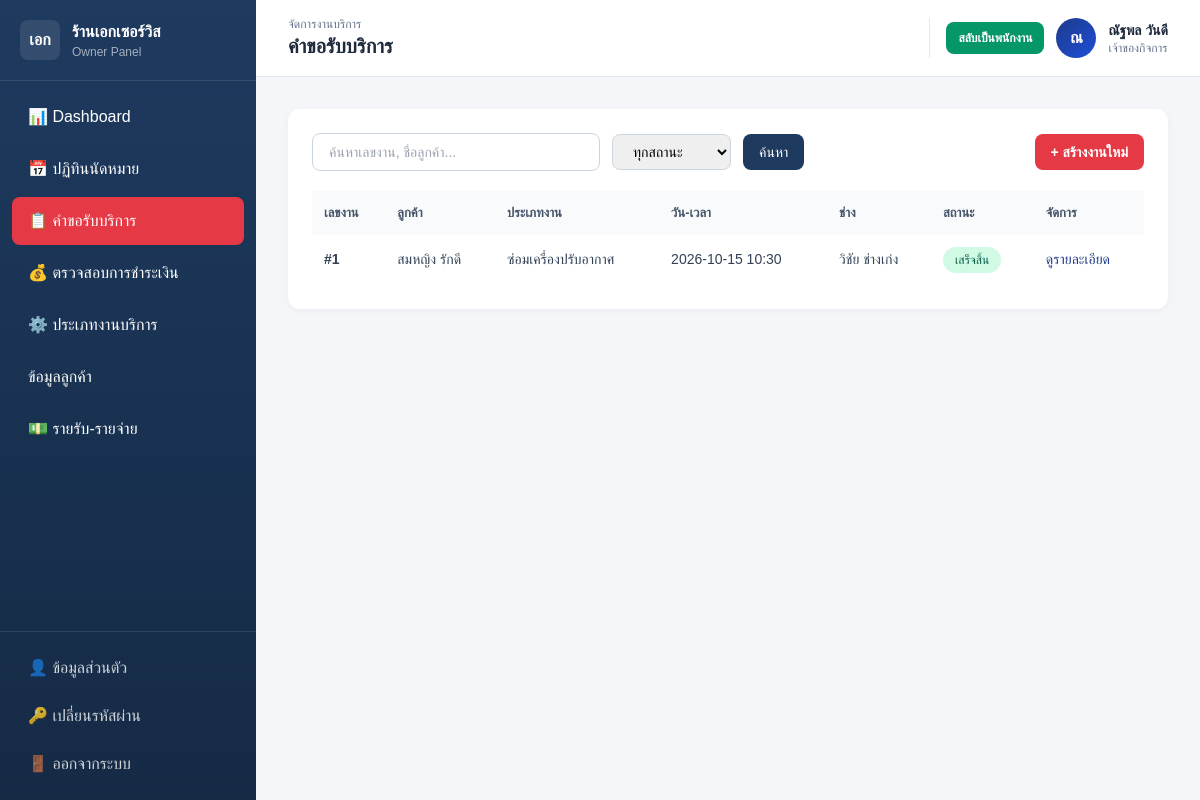
The app's page /owner/jobs.php (signed in) with its own data.
### tables this page shows
CREATE TABLE `booking` (
  `booking_id` int(11) NOT NULL,
  `customer_id` int(11) NOT NULL,
  `service_id` int(11) NOT NULL,
  `tech_id_1` int(11) DEFAULT NULL,
  `tech_id_2` int(11) DEFAULT NULL,
  `booking_date` date NOT NULL,
  `booking_time` time NOT NULL,
  `status_service` varchar(30) NOT NULL DEFAULT 'รอรับงาน',
  `problem_description` text DEFAULT NULL,
  `problem_photo_url` varchar(255) DEFAULT NULL,
  `reschedule_reason` text DEFAULT NULL,
  `created_at` datetime NOT NULL DEFAULT current_timestamp()
);

CREATE TABLE `customer` (
  `customer_id` int(11) NOT NULL,
  `line_user_id` varchar(50) NOT NULL,
  `full_name` varchar(100) NOT NULL,
  `phone` varchar(15) DEFAULT NULL,
  `email` varchar(100) DEFAULT NULL,
  `password` varchar(255) DEFAULT NULL,
  `address` text DEFAULT NULL,
  `latitude` decimal(10,6) DEFAULT NULL,
  `longitude` decimal(10,6) DEFAULT NULL,
  `created_at` datetime NOT NULL DEFAULT current_timestamp()
);

CREATE TABLE `services` (
  `service_id` int(11) NOT NULL,
  `service_name` varchar(100) NOT NULL,
  `category` varchar(50) DEFAULT NULL,
  `base_price` decimal(10,2) NOT NULL DEFAULT 0.00,
  `description` text DEFAULT NULL,
  `status` varchar(20) NOT NULL DEFAULT 'เปิดใช้งาน'
);

CREATE TABLE `technician` (
  `tech_id` int(11) NOT NULL,
  `owner_id` int(11) DEFAULT NULL,
  `line_user_id` varchar(50) DEFAULT NULL,
  `full_name` varchar(100) NOT NULL,
  `phone` varchar(15) DEFAULT NULL,
  `specialty` varchar(100) DEFAULT NULL,
  `status` varchar(20) NOT NULL DEFAULT 'ว่าง',
  `created_at` datetime NOT NULL DEFAULT current_timestamp()
);

### owner/jobs.php (the view, shortened to what this page needs)
<?php
require_once __DIR__ . '/../includes/header_owner.php';
$search = trim($_GET['search'] ?? '');
$sql = "SELECT b.*, c.full_name AS customer, s.service_name, t.full_name AS tech_name
        FROM Booking b
        JOIN Customer c ON b.customer_id = c.customer_id
        JOIN Services s ON b.service_id = s.service_id
        LEFT JOIN Technician t ON b.tech_id_1 = t.tech_id
        WHERE 1=1";
$params = [];
$sql .= " ORDER BY b.booking_date DESC, b.booking_time DESC";
$stmt = $pdo->prepare($sql);
$stmt->execute($params);
$jobs = $stmt->fetchAll();
$statusClass = [
  'รอรับงาน' => 'status-pending',
  'กำลังเดินทาง' => 'status-progress',
  'กำลังซ่อม' => 'status-progress',
  'เสร็จสิ้น' => 'status-done',
  'ยกเลิก' => 'status-cancel'
];
?>
<div class="card p-6">
  <form method="GET" class="flex items-center justify-between mb-5 flex-wrap gap-3">
    <div class="flex items-center gap-3 flex-wrap">
      <input type="text" name="search" value="<?= htmlspecialchars($search) ?>" placeholder="ค้นหาเลขงาน, ชื่อลูกค้า..." class="px-4 py-2 border border-slate-300 rounded-lg w-full sm:w-72 text-sm outline-none" />
      <select name="status" class="px-4 py-2 border border-slate-300 rounded-lg text-sm">
        <option value="">ทุกสถานะ</option>
      </select>
      <button class="btn-primary px-4 py-2 rounded-lg text-sm">ค้นหา</button>
    </div>
    <a href="/web_app/owner/calendar.php" class="btn-accent px-4 py-2 rounded-lg text-sm font-semibold no-underline">+ สร้างงานใหม่</a>
  </form>
  <div class="overflow-x-auto">
    <table class="w-full data-table">
      <thead><tr><th class="text-left p-3">เลขงาน</th><th class="text-left p-3">ลูกค้า</th><th class="text-left p-3">ประเภทงาน</th><th class="text-left p-3">วัน-เวลา</th><th class="text-left p-3">ช่าง</th><th class="text-left p-3">สถานะ</th><th class="text-left p-3">จัดการ</th></tr></thead>
      <tbody>
      <?php foreach ($jobs as $j): ?>
        <tr class="hover:bg-slate-50 cursor-pointer" onclick="location.href='/web_app/owner/job_detail.php?id=<?= $j['booking_id'] ?>'">
          <td class="p-3 font-semibold text-blue-900">#<?= $j['booking_id'] ?></td>
          <td class="p-3"><?= htmlspecialchars($j['customer']) ?></td>
          <td class="p-3"><?= htmlspecialchars($j['service_name']) ?></td>
          <td class="p-3"><?= $j['booking_date'] ?> <?= substr($j['booking_time'],0,5) ?></td>
          <td class="p-3"><?= htmlspecialchars($j['tech_name'] ?? '-') ?></td>
          <td class="p-3"><span class="status-pill <?= $statusClass[$j['status_service']] ?? 'status-pending' ?>"><?= $j['status_service'] ?></span></td>
          <td class="p-3"><button class="text-blue-900 hover:underline text-sm">ดูรายละเอียด</button></td>
        </tr>
      <?php endforeach; ?>
      </tbody>
    </table>
  </div>
</div>
<?php require_once __DIR__ . '/../includes/footer.php'; ?>

### includes/header_owner.php (style rules this page uses)
* { font-family: 'Kanit', sans-serif; box-sizing: border-box; }
body { background: #f4f6fa; margin: 0; }
.card { background: white; border-radius: 12px; box-shadow: 0 2px 8px rgba(0,0,0,0.04); }
.btn-primary { background: #1e3a5f; color: white; }
.btn-accent { background: #e63946; color: white; }
.status-pill { padding: 4px 12px; border-radius: 999px; font-size: 12px; font-weight: 500; display: inline-block; }
.status-done { background: #d1fae5; color: #065f46; }
table.data-table th { background: #f8fafc; color: #475569; font-weight: 600; font-size: 13px; }
table.data-table td { font-size: 14px; color: #334155; }

### records on screen
booking: booking_id "1", customer.full_name "สมหญิง รักดี", service.service_name "ซ่อมเครื่องปรับอากาศ", booking_date "2026-10-15", booking_time "10:30", tech_id_1.full_name "วิชัย ช่างเก่ง", status_service "เสร็จสิ้น"

### other values on screen
$breadcrumb "จัดการงานบริการ"
$pageTitle "คำขอรับบริการ"
mb_substr($me['name'], 0, 1) "ณ"
$me['name'] "ณัฐพล วันดี"
